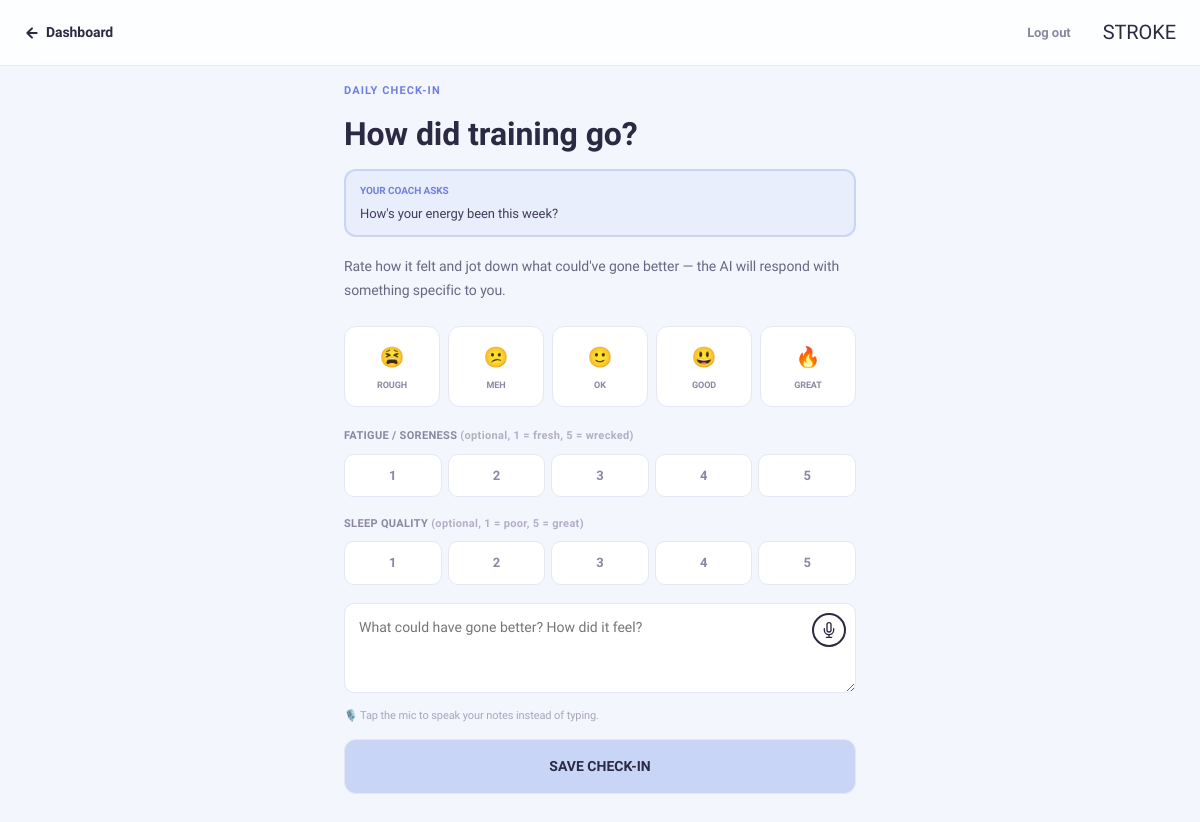
The app's page /solo/checkin (signed in), older data.
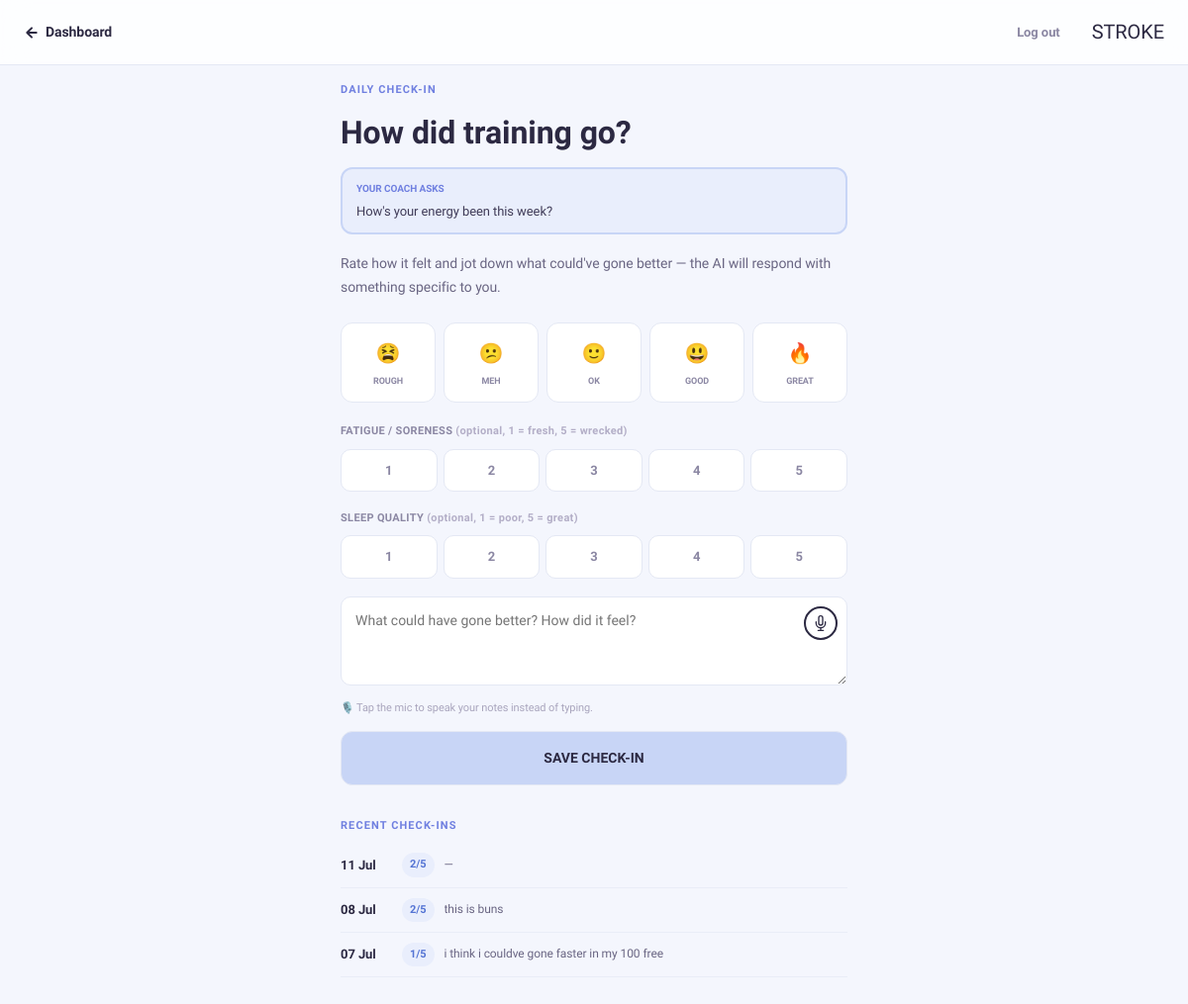
The same page, newer data.
### models.py (models this page shows)
class CheckIn(db.Model):
    __tablename__ = 'check_in'
    id = db.Column(db.Integer, primary_key=True)
    user_id = db.Column(db.Integer, db.ForeignKey('user.id'), nullable=False)
    checkin_date = db.Column(db.Date, nullable=False)
    feeling_rating = db.Column(db.Integer)  # 1-5
    fatigue_rating = db.Column(db.Integer)  # 1-5, soreness/fatigue
    sleep_quality = db.Column(db.Integer)   # 1-5, self-rated proxy for hours
    notes = db.Column(db.Text)
    ai_insight = db.Column(db.Text)
    created_at = db.Column(db.DateTime, default=datetime.utcnow)

### routes_solo.py (the view, shortened to what this page needs)
@solo.route('/checkin', methods=['GET', 'POST'])
@login_required
@solo_required
def checkin():
    from app import db
    from models import AthleteProfile, CheckIn
    profile = db.session.query(AthleteProfile).filter_by(user_id=current_user.id).first()
    today = datetime.utcnow().date()
    todays_checkin = (
        db.session.query(CheckIn)
        .filter_by(user_id=current_user.id, checkin_date=today)
        .first()
    )
    history = (
        db.session.query(CheckIn)
        .filter_by(user_id=current_user.id)
        .order_by(CheckIn.checkin_date.desc())
        .limit(14)
        .all()
    )
    import athlete_model
    nudge = athlete_model.checkin_nudge(current_user.id)
    return render_template(
        'solo_checkin.html',
        profile=profile,
        todays_checkin=todays_checkin,
        history=history,
        coach_question=nudge['question'],
    )

### athlete_model.py (called while the page is built)
def checkin_nudge(user_id):
    try:
        from app import db
        from models import CheckIn
        today = datetime.utcnow().date()
        last = (
            db.session.query(CheckIn)
            .filter_by(user_id=user_id)
            .order_by(CheckIn.checkin_date.desc())
            .first()
        )
        days_since = (today - last.checkin_date).days if last else None
        due = last is None or days_since >= CHECKIN_INTERVAL_DAYS
        question = CHECKIN_QUESTIONS[(today.toordinal() // CHECKIN_INTERVAL_DAYS) % len(CHECKIN_QUESTIONS)]
        return {'due': due, 'question': question, 'days_since': days_since}
    except Exception:
        logger.exception('checkin_nudge failed for user %s', user_id)
        return {'due': False, 'question': CHECKIN_QUESTIONS[0], 'days_since': None}

### auth_utils.py (called while the page is built)
def solo_required(f):
    @wraps(f)
    def wrapper(*args, **kwargs):
        if not current_user.is_authenticated or (not current_user.is_solo and not current_user.is_admin):
            abort(403)
        return f(*args, **kwargs)
    return wrapper

### models.py (called while the page is built)
    @property
    def is_solo(self):
        return self.plan in ('solo', 'solo_pro')

### templates/solo_checkin.html (shortened to what the changed rows need)
<!DOCTYPE html>
<html lang="en">
<head>
<link rel="stylesheet" href="{{ url_for('static', filename='css/main.css') }}">
</head>
<body>
<div class="ci-wrap">
  <p class="ci-eyebrow">Daily check-in</p>
  <h1 class="ci-h1">How did training go?</h1>
  {% if todays_checkin %}
    <div class="ci-today-card">
      <div class="ci-today-rating">{{ todays_checkin.feeling_rating }}/5</div>
      {% if todays_checkin.fatigue_rating or todays_checkin.sleep_quality %}
      <p class="ci-today-notes" style="font-style:normal">
        {% if todays_checkin.fatigue_rating %}Fatigue {{ todays_checkin.fatigue_rating }}/5{% endif %}
        {% if todays_checkin.fatigue_rating and todays_checkin.sleep_quality %} · {% endif %}
        {% if todays_checkin.sleep_quality %}Sleep {{ todays_checkin.sleep_quality }}/5{% endif %}
      </p>
      {% endif %}
      {% if todays_checkin.notes %}<p class="ci-today-notes">"{{ todays_checkin.notes }}"</p>{% endif %}
      {% if todays_checkin.ai_insight %}
      <div class="ci-insight">
        <div class="ci-insight-label">Coach's insight</div>
        {{ todays_checkin.ai_insight }}
      </div>
      {% endif %}
    </div>
    <p class="ci-sub">You've already checked in today — come back tomorrow, or update it below.</p>
  {% else %}
    {% if coach_question %}
    <div class="ci-insight" style="margin-bottom:18px">
      <div class="ci-insight-label">Your coach asks</div>
      {{ coach_question }}
    </div>
    {% endif %}
    <p class="ci-sub">Rate how it felt and jot down what could've gone better — the AI will respond with something specific to you.</p>
  {% endif %}
  <form method="POST" action="/solo/checkin" id="checkinForm">
    <div class="ci-scale" id="feelingScale">
      {% for n, emoji, label in [(1,'😫','Rough'), (2,'😕','Meh'), (3,'🙂','OK'), (4,'😃','Good'), (5,'🔥','Great')] %}
      <div class="ci-scale-opt {{ 'selected' if todays_checkin and todays_checkin.feeling_rating == n }}" data-val="{{ n }}">
        <span class="ci-scale-opt-emoji">{{ emoji }}</span>
        <span class="ci-scale-opt-label">{{ label }}</span>
      </div>
      {% endfor %}
    </div>
    <div class="ci-mini">
      <div class="ci-mini-scale" data-target="fatigueRatingInput">
        {% for n in range(1, 6) %}
        <div class="ci-mini-opt {{ 'selected' if todays_checkin and todays_checkin.fatigue_rating == n }}" data-val="{{ n }}">{{ n }}</div>
        {% endfor %}
      </div>
    </div>
    <div class="ci-mini">
      <div class="ci-mini-scale" data-target="sleepQualityInput">
        {% for n in range(1, 6) %}
        <div class="ci-mini-opt {{ 'selected' if todays_checkin and todays_checkin.sleep_quality == n }}" data-val="{{ n }}">{{ n }}</div>
        {% endfor %}
      </div>
    </div>
    <div class="ci-field">
    </div>
    <p class="voice-hint">🎙️ Tap the mic to speak your notes instead of typing.</p>
    <button type="submit" class="ci-btn" id="checkinSubmit">{{ 'Update check-in' if todays_checkin else 'Save check-in' }}</button>
  </form>
  {% if history %}
  <div class="ci-eyebrow" style="margin-top:32px">Recent check-ins</div>
  {% for c in history %}
  <div class="ci-history-row">
    <span class="ci-history-date">{{ c.checkin_date.strftime('%d %b') }}</span>
    <span class="ci-history-rating">{{ c.feeling_rating }}/5</span>
    <span class="ci-history-notes">{{ c.notes or '—' }}</span>
  </div>
  {% endfor %}
  {% endif %}
</div>
</body>
</html>

Row changes from the older to the newer data that the page shows:
added CheckIn: checkin_date "11 Jul", feeling_rating "2", notes "—"
added CheckIn: checkin_date "08 Jul", feeling_rating "2", notes "this is buns"
added CheckIn: checkin_date "07 Jul", feeling_rating "1", notes "i think i couldve gone faster in my 100 free"
Text that changed along with them:
text now shown: "RECENT CHECK-INS"
